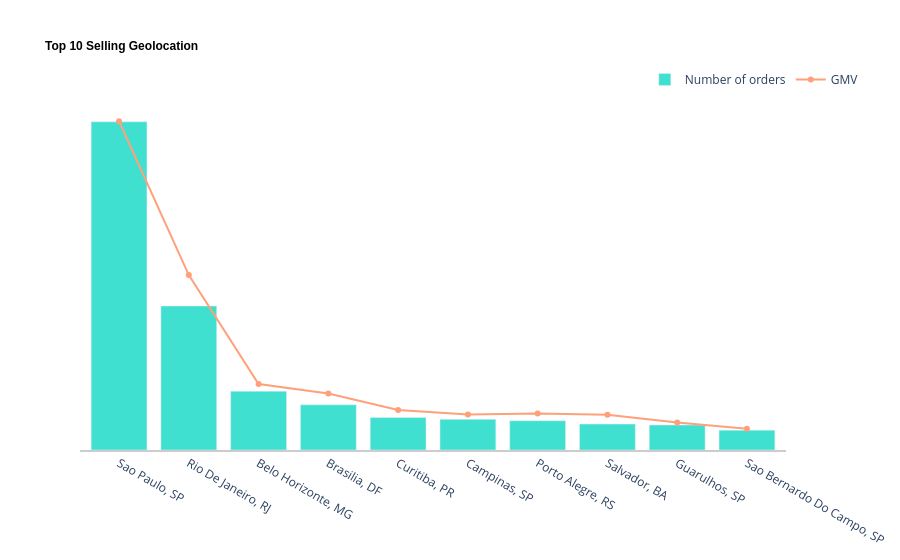

The code cell stored with this chart in its notebook:
### Markdown cell above
#### Top 10 Selling Geolocation

### Code cell
fig = go.Figure()

fig.add_trace(
    go.Bar (
        x = data_customers["location"].head(10),
        y = data_customers["orders_count"].head(10),
        name = "Number of orders",
        marker_color = "rgb(64,224,208)",
        # hovertemplate = "%{x}" +  "<br>Number of orders: %{y}",
    )
)

fig.add_trace(
    go.Scatter (
        x = data_customers["location"].head(10),
        y = data_customers["total_value"].head(10),
        name = "GMV",
        yaxis = "y2",
        marker_color = "rgb(255,160,122)",
        mode="lines+markers",
        # hovertemplate = "%{x}" + "<br>GMV: $%{y}",
    )
)

fig.update_layout(
    title = dict(text="<b>Top 10 Selling Geolocation<b>",
                 font=dict(size=12, family="Arial", color="black")),
    plot_bgcolor = "white",
    yaxis = dict(side = "left", range = [0, max(data_customers["orders_count"]) + 1000], showgrid = False, zeroline = True, showline = False, showticklabels = False),
    yaxis2 = dict(side = "right", overlaying = "y", showgrid = False, zeroline = False, showline = False, showticklabels = False),
    xaxis = dict(showline = True, linecolor = "rgb(204, 204, 204)", linewidth = 2),
    legend = dict(orientation="h", x=0.8, y = 1.1),
    annotations=[dict(text="Created By Thuan Dao.", xref="paper", yref="paper", x=1, y=-.35, 
    showarrow=False, font=dict(size=10, color="gray", family="Arial"))],
    hovermode = "x unified"
)
fig.show()

### Figure 1 — Plotly figure (JSON) as saved in the notebook; plotly's stock layout.template omitted (floating-point values rounded to 4 significant figures)
{"data": [{"marker": {"color": "rgb(64,224,208)"}, "name": "Number of orders", "type": "bar", "x": ["Sao Paulo, SP", "Rio De Janeiro, RJ", "Belo Horizonte, MG", "Brasilia, DF", "Curitiba, PR", "Campinas, SP", "Porto Alegre, RS", "Salvador, BA", "Guarulhos, SP", "Sao Bernardo Do Campo, SP"], "y": [15045, 6601, 2697, 2071, 1489, 1406, 1342, 1188, 1144, 911]}, {"marker": {"color": "rgb(255,160,122)"}, "mode": "lines+markers", "name": "GMV", "type": "scatter", "x": ["Sao Paulo, SP", "Rio De Janeiro, RJ", "Belo Horizonte, MG", "Brasilia, DF", "Curitiba, PR", "Campinas, SP", "Porto Alegre, RS", "Salvador, BA", "Guarulhos, SP", "Sao Bernardo Do Campo, SP"], "y": [2108000.0, 1112000.0, 406000.0, 345200.0, 238500.0, 209000.0, 214800.0, 207700.0, 157700.0, 116800.0], "yaxis": "y2"}], "layout": {"annotations": [{"font": {"color": "gray", "family": "Arial", "size": 10}, "showarrow": false, "text": "Created By Thuan Dao.", "x": 1, "xref": "paper", "y": -0.35, "yref": "paper"}], "hovermode": "x unified", "legend": {"orientation": "h", "x": 0.8, "y": 1.1}, "plot_bgcolor": "white", "title": {"font": {"color": "black", "family": "Arial", "size": 12}, "text": "<b>Top 10 Selling Geolocation<b>"}, "xaxis": {"linecolor": "rgb(204, 204, 204)", "linewidth": 2, "showline": true}, "yaxis": {"range": [0, 16045], "showgrid": false, "showline": false, "showticklabels": false, "side": "left", "zeroline": true}, "yaxis2": {"overlaying": "y", "showgrid": false, "showline": false, "showticklabels": false, "side": "right", "zeroline": false}}}
